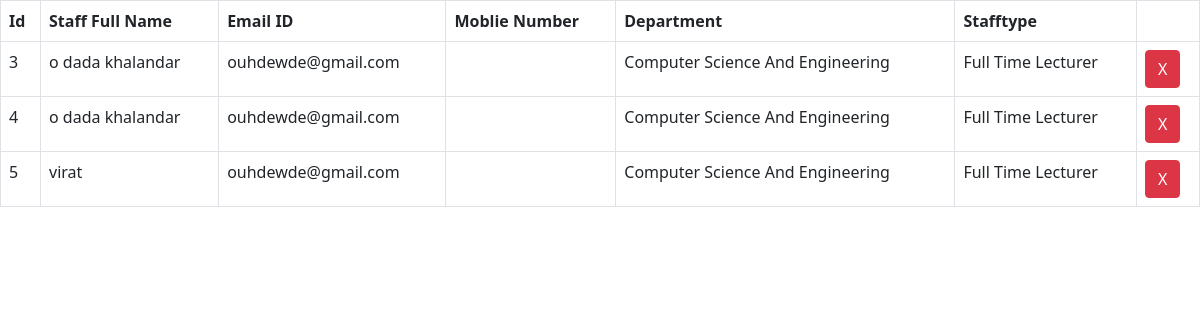
/staffregistrationdisplay, run on the app's committed database.
### Library/models.py (models this page shows)
class StaffRegistration(models.Model):
	stafffullname=models.CharField(max_length=100,null=False)
	emailid=models.CharField(max_length=30,null=False)
	mobilenumber=models.CharField(max_length=18,null=False)
	department=models.CharField(max_length=100,null=False)
	stafftype=models.CharField(max_length=100,null=False)

### Library/views.py (the view)
# urls.py: path("staffregistrationdisplay",views.staffregistrationdisplay),
def staffregistrationdisplay(request):
	msg=""
	if request.method=="POST":
		ssid=request.POST["ssid"]
		StaffRegistration.objects.filter(id=ssid).delete()
		msg="Record Deleted Successfully"
	data=StaffRegistration.objects.all()
	return render(request,"staffregistrationdisplay.html",{"msg":msg,"data":data})

### Library/templates/staffregistrationdisplay.html (shortened to what this page needs)
<!DOCTYPE html>
<html>
<head>
		<link href="https://cdn.jsdelivr.net/npm/bootstrap@5.1.1/dist/css/bootstrap.min.css" rel="stylesheet">
</head>
<body>
	<table align="center" class="table table-bordered" border="1">
	<tr>
		<th>Id</th>
		<th>Staff Full Name</th>
		<th>Email ID</th>
		<th>Moblie Number</th>
		<th>Department</th>
		<th>Stafftype</th>
		</tr>
{% for d in data %}
<tr>
	<td>{{d.id}}</td>
	<td>{{d.stafffullname}}</td>
	<td>{{d.emailid}}</td>
	<td>{{d.moblienumber}}</td>
	<td>{{d.department}}</td>
	<td>{{d.stafftype}}</td>
	<td>
		<form name="frmdelete" method="post">
				<input type="submit" name="btnsubmit" class="btn btn-danger" value="X">
		</form>
	</td>
</tr>
{% endfor %}
</table>
</body>
</html>

### data on the page
StaffRegistration: id "3", stafffullname "o dada khalandar", emailid "ouhdewde@gmail.com", department "Computer Science And Engineering", stafftype "Full Time Lecturer"
StaffRegistration: id "4", stafffullname "o dada khalandar", emailid "ouhdewde@gmail.com", department "Computer Science And Engineering", stafftype "Full Time Lecturer"
StaffRegistration: id "5", stafffullname "virat", emailid "ouhdewde@gmail.com", department "Computer Science And Engineering", stafftype "Full Time Lecturer"
